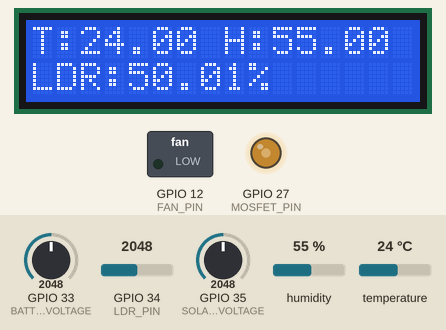
Recording of a sketch running on a simulated ESP32. Shown: 16×2 character LCD, switched loads named in the sketch (green lamp = pin HIGH), output pins drawn as LEDs (lit = HIGH). Inputs (shaded band) come from the test bench; at power-on: temperature 24 °C, GPIO 34 (LDR_PIN) = 2048, GPIO 33 (BATTERY_VOLTAGE) = 2048, GPIO 35 (SOLAR_VOLTAGE) = 2048, humidity 55 %. WiFi joins after 1.5 s; servers stay silent unless stated; random numbers use the default seed unless the sketch sets one; what the sketch prints to the serial monitor is not drawn.

Above: at 12.8 s.
12.9 s: temperature set to 34 °C
At 22.0 s:
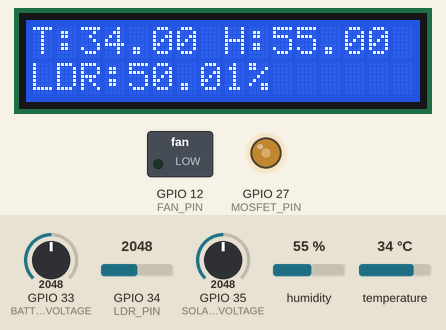
25.7 s: temperature set to 37 °C
At 34.8 s:
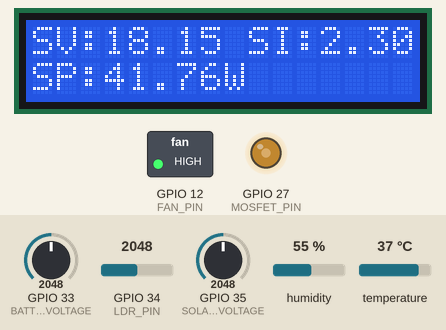
39.7 s: GPIO 34 (LDR_PIN) set to 2866
At 50.5 s:
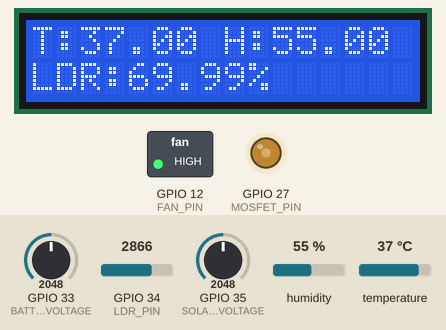
53.6 s: GPIO 33 (BATTERY_VOLTAGE) set to 2866
At 65.1 s:
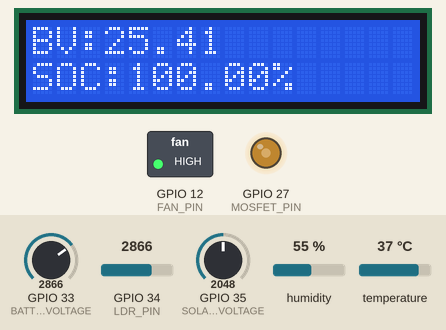
67.6 s: GPIO 35 (SOLAR_VOLTAGE) set to 2866
At 80.9 s:
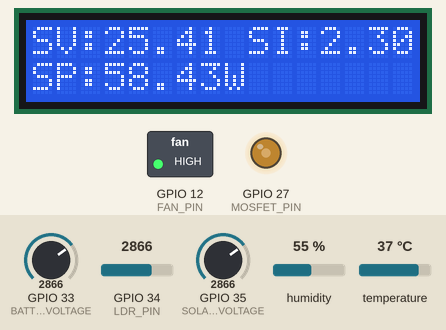
Timing chart, 0 to 82.4 s (numbered marks = the images above; inputs shaded):
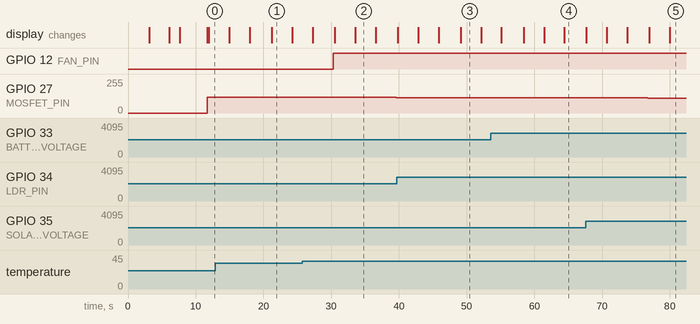

The sketch:

solar_project.ino
```cpp
#include <WiFi.h>
#include <WebServer.h>
#include <Wire.h>
#include <LiquidCrystal_I2C.h>
#include <DHT.h>

const char* ssid = "project12";
const char* password = "12345678";
String apiKey = "09AE4UTS9VJQXJRY";

WebServer server(80);

LiquidCrystal_I2C lcd(0x27,16,2);

#define DHTPIN 14
#define DHTTYPE DHT11
DHT dht(DHTPIN, DHTTYPE);

#define MOSFET_PIN 27
#define SOLAR_VOLTAGE 35
#define BATTERY_VOLTAGE 33
#define LDR_PIN 34
#define FAN_PIN 12

float solarVoltage;
float solarCurrent;
float solarPower;

float batteryVoltage;
float batterySOC;

float temp;
float hum;

int ldrValue;
float ldrPercent;

int duty = 120;

void handleRoot()
{
String page="<html><head><meta http-equiv='refresh' content='5'/>";
page+="<style>body{font-family:Arial;text-align:center}</style></head><body>";

page+="<h2>Solar Monitoring Dashboard</h2>";

page+="<p>Temperature: "+String(temp)+" C</p>";
page+="<p>Humidity: "+String(hum)+" %</p>";
page+="<p>LDR Light: "+String(ldrPercent)+" %</p>";

page+="<p>Solar Voltage: "+String(solarVoltage)+" V</p>";
page+="<p>Solar Current: "+String(solarCurrent)+" A</p>";
page+="<p>Solar Power: "+String(solarPower)+" W</p>";

page+="<p>Battery Voltage: "+String(batteryVoltage)+" V</p>";
page+="<p>Battery SOC: "+String(batterySOC)+" %</p>";

page+="</body></html>";

server.send(200,"text/html",page);
}

void setup()
{

Serial.begin(115200);

lcd.init();
lcd.backlight();
// TITLE
lcd.clear();
lcd.setCursor(0,0);
lcd.print("WELCOME");
delay(3000);

// TITLE
lcd.clear();
lcd.setCursor(0,0);
lcd.print("  SMART SOLAR");

lcd.setCursor(0,1);
lcd.print("MONITOR SYSTEM");

delay(3000);

// WIFI
lcd.clear();
lcd.setCursor(0,0);
lcd.print("Connecting WiFi");

WiFi.begin(ssid,password);

while(WiFi.status()!=WL_CONNECTED)
{
delay(500);
Serial.print(".");
}

IPAddress ip = WiFi.localIP();

lcd.clear();
lcd.setCursor(0,0);
lcd.print("WiFi Connected");

lcd.setCursor(0,1);
lcd.print(ip);

Serial.println(ip);

delay(4000);
lcd.clear();

dht.begin();

pinMode(FAN_PIN,OUTPUT);
pinMode(MOSFET_PIN,OUTPUT);

server.on("/",handleRoot);
server.begin();

}

void loop()
{

// DHT11
temp = dht.readTemperature();
hum = dht.readHumidity();

// FAN
if(temp>35)
digitalWrite(FAN_PIN,HIGH);
else
digitalWrite(FAN_PIN,LOW);

// LDR
ldrValue = analogRead(LDR_PIN);
ldrPercent = (ldrValue/4095.0)*100;

// BOOST VOLTAGE
solarVoltage = analogRead(SOLAR_VOLTAGE)*(3.3/4095.0)*11;

// PWM CONTROL
if(solarVoltage < 15)
duty++;

if(solarVoltage > 15)
duty--;

duty = constrain(duty,50,230);

analogWrite(MOSFET_PIN,duty);

// -------- SOLAR CURRENT (0–3A) --------

if(solarVoltage < 5)
{
solarCurrent = random(1,5)*0.1;
}
else if(solarVoltage < 10)
{
solarCurrent = random(5,15)*0.1;
}
else
{
solarCurrent = random(15,30)*0.1;
}

// -------- SOLAR POWER --------

solarPower = solarVoltage * solarCurrent;

// BATTERY VOLTAGE
batteryVoltage = analogRead(BATTERY_VOLTAGE)*(3.3/4095.0)*11;

// BATTERY SOC
batterySOC=((batteryVoltage-10.5)/(12.6-10.5))*100;

if(batterySOC>100) batterySOC=100;
if(batterySOC<0) batterySOC=0;

// THINGSPEAK
WiFiClient client;

if(client.connect("api.thingspeak.com",80))
{

String url="/update?api_key="+apiKey;

url+="&field1="+String(temp);
url+="&field2="+String(hum);
url+="&field3="+String(ldrPercent);
url+="&field4="+String(solarVoltage);
url+="&field5="+String(solarCurrent);
url+="&field6="+String(solarPower);
url+="&field7="+String(batteryVoltage);
url+="&field8="+String(batterySOC);

client.print(String("GET ")+url+" HTTP/1.1\r\n"+
"Host: api.thingspeak.com\r\n"+
"Connection: close\r\n\r\n");

}

// LCD SCREEN 1
lcd.clear();
lcd.setCursor(0,0);
lcd.print("T:");
lcd.print(temp);
lcd.print(" H:");
lcd.print(hum);

lcd.setCursor(0,1);
lcd.print("LDR:");
lcd.print(ldrPercent);
lcd.print("%");

delay(3000);

// LCD SCREEN 2
lcd.clear();
lcd.setCursor(0,0);
lcd.print("SV:");
lcd.print(solarVoltage);
lcd.print(" SI:");
lcd.print(solarCurrent);

lcd.setCursor(0,1);
lcd.print("SP:");
lcd.print(solarPower);
lcd.print("W");

delay(3000);

// LCD SCREEN 3
lcd.clear();
lcd.setCursor(0,0);
lcd.print("BV:");
lcd.print(batteryVoltage);

lcd.setCursor(0,1);
lcd.print("SOC:");
lcd.print(batterySOC);
lcd.print("%");

delay(3000);

server.handleClient();

}
```

Measured:
- the behaviour switches between 35 and 36 °C on temperature (found by bisection; images 1 and 2)
- after the input at 25.7 s, GPIO 12 (FAN_PIN): LOW → HIGH after 4.6 s
- what the display in image 1 shows lasts 3.0 s, from 21.2 s to 24.2 s
